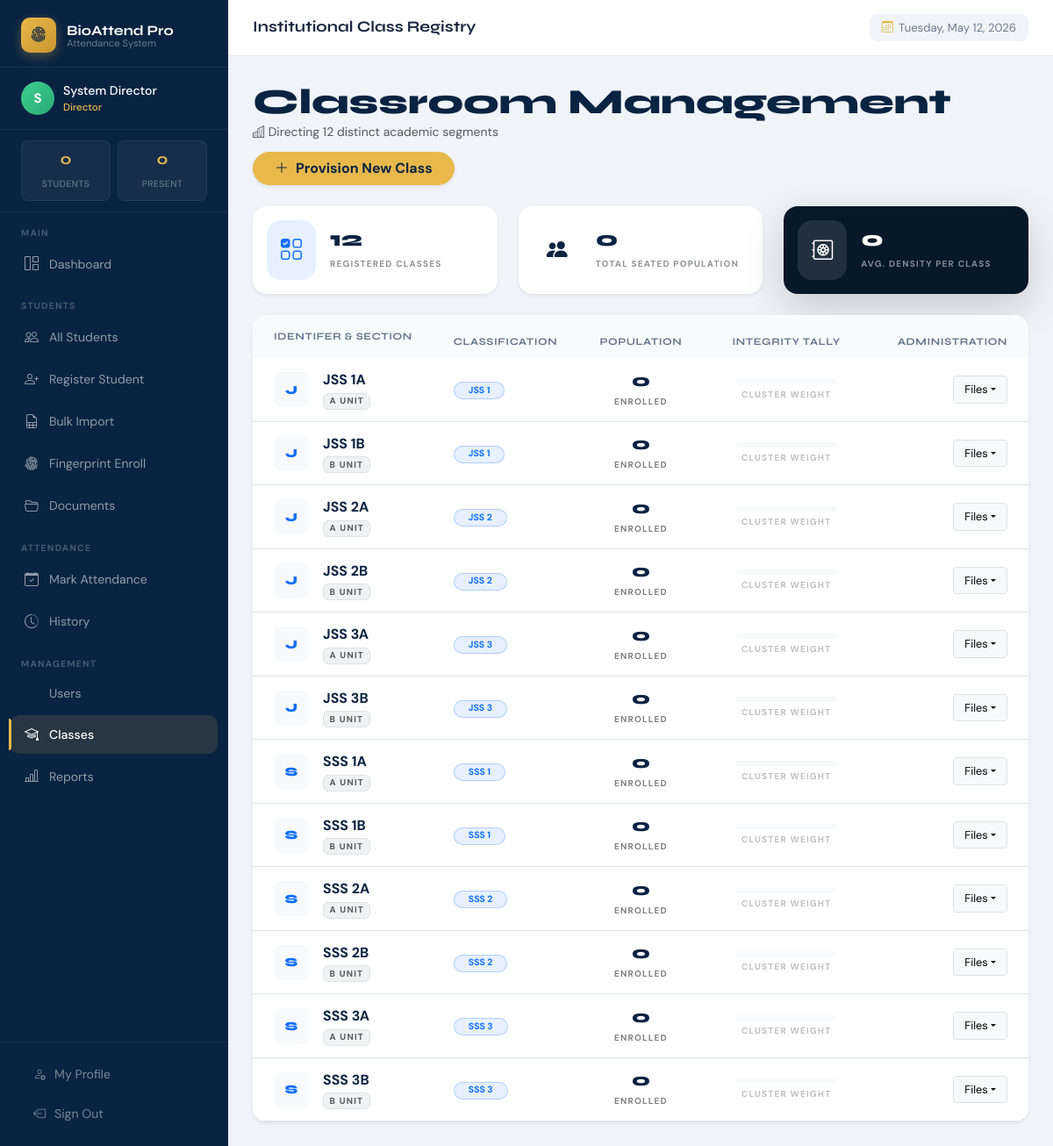
Page /classes.php (signed in) on the committed database.
### tables this page shows
CREATE TABLE classes (
    id INT AUTO_INCREMENT PRIMARY KEY,
    class_name VARCHAR(50) NOT NULL,
    class_level VARCHAR(20) NOT NULL,
    section VARCHAR(10) DEFAULT NULL,
    created_at TIMESTAMP DEFAULT CURRENT_TIMESTAMP
);

### config.php (called while the page is built, shortened)
<?php
function hasRole(array $roles): bool {
    return isset($_SESSION['role']) && in_array($_SESSION['role'], $roles);
}
function currentUser(): array {
    return [
        'id'        => $_SESSION['user_id'] ?? null,
        'name'      => $_SESSION['user_name'] ?? '',
        'username'  => $_SESSION['username'] ?? '',
        'role'      => $_SESSION['role'] ?? '',
        'class_id'  => $_SESSION['class_id'] ?? null,
    ];
}
function roleLabel(string $role): string {
    return match($role) {
        'director'          => 'Director',
        'admission_officer' => 'Admission Officer',
        'class_master'      => 'Class Master',
        'admin_officer'     => 'Admin Officer',
        default             => ucfirst($role),
    };
}

### classes.php (the view, shortened to what this page needs)
<?php
require_once 'config.php';
$pageTitle = 'Institutional Class Registry';
$db = getDB();
$classes = $db->query("
    SELECT c.*,
    COUNT(s.id) as student_count
    FROM classes c
    LEFT JOIN students s ON s.class_id=c.id AND s.status='active'
    GROUP BY c.id
    ORDER BY c.class_level, c.class_name
")->fetchAll();
$totalClassPop = array_sum(array_column($classes, 'student_count'));
include 'layout_header.php';
?>
<div class="page-header d-flex flex-column flex-md-row justify-content-between align-items-md-center">
    <div>
        <h1 class="fw-black Syne text-navy mb-0">Classroom Management</h1>
        <p class="text-muted small mb-0"><i class="bi bi-buildings"></i> Directing <?= count($classes) ?> distinct academic segments</p>
    </div>
    <button class="btn btn-accent rounded-pill px-4 shadow-sm fw-bold mt-3 mt-md-0" data-bs-toggle="modal" data-bs-target="#classModal" onclick="openCreate()">
        <i class="bi bi-plus-lg me-2"></i>Provision New Class
    </button>
</div>
<div class="row g-4 mb-4">
    <div class="col-md-4">
        <div class="card border-0 shadow-sm rounded-4 p-3 bg-white">
            <div class="d-flex align-items-center gap-3">
                <div class="bg-primary bg-opacity-10 text-primary p-3 rounded-4"><i class="bi bi-ui-checks-grid fs-4"></i></div>
                <div><h4 class="mb-0 fw-black text-navy Syne"><?= count($classes) ?></h4><span class="fs-tiny opacity-50 fw-bold">REGISTERED CLASSES</span></div>
            </div>
        </div>
    </div>
    <div class="col-md-4">
        <div class="card border-0 shadow-sm rounded-4 p-3 bg-white">
            <div class="d-flex align-items-center gap-3">
                <div class="bg-accent bg-opacity-10 text-navy p-3 rounded-4"><i class="bi bi-people-fill fs-4"></i></div>
                <div><h4 class="mb-0 fw-black text-navy Syne"><?= number_format($totalClassPop) ?></h4><span class="fs-tiny opacity-50 fw-bold">TOTAL SEATED POPULATION</span></div>
            </div>
        </div>
    </div>
    <div class="col-md-4">
        <div class="card border-0 shadow-sm rounded-4 p-3 bg-navy text-white shadow-lg">
            <div class="d-flex align-items-center gap-3">
                <div class="bg-white bg-opacity-10 text-accent p-3 rounded-4"><i class="bi bi-safe2 fs-4"></i></div>
                <div><h4 class="mb-0 fw-black text-white Syne"><?= count($classes) > 0 ? round($totalClassPop/count($classes), 1) : 0 ?></h4><span class="fs-tiny text-white opacity-50 fw-bold">AVG. DENSITY PER CLASS</span></div>
            </div>
        </div>
    </div>
</div>
<div class="card border-0 shadow-sm rounded-4 overflow-hidden">
    <div class="table-responsive">
        <table class="table align-middle data-table mb-0" style="font-size:14px">
            <thead class="bg-light">
                <tr class="text-uppercase" style="font-size:11px; letter-spacing:0.1em;">
                    <th class="ps-4 py-3">Identifer & Section</th>
                    <th>Classification</th>
                    <th class="text-center">Population</th>
                    <th class="text-center">Integrity Tally</th>
                    <th class="pe-4 text-end">Administration</th>
                </tr>
            </thead>
            <tbody>
                <?php foreach ($classes as $c): ?>
                <tr>
                    <td class="ps-4">
                        <div class="d-flex align-items-center gap-3">
                            <div class="bg-light rounded-3 fw-black Syne text-primary d-flex align-items-center justify-content-center" style="width:40px; height:40px;">
                                <?= substr($c['class_name'], 0, 1) ?>
                            </div>
                            <div>
                                <div class="fw-bold text-navy fs-6"><?= htmlspecialchars($c['class_name']) ?></div>
                                <span class="badge bg-secondary bg-opacity-10 text-muted border fs-tiny"><?= htmlspecialchars($c['section'] ?: 'No Sec.') ?> Unit</span>
                            </div>
                        </div>
                    </td>
                    <td>
                        <span class="badge bg-primary bg-opacity-10 text-primary rounded-pill px-3 border border-primary border-opacity-25 fw-bold"><?= htmlspecialchars($c['class_level']) ?></span>
                    </td>
                    <td class="text-center">
                        <div class="fw-black Syne h5 mb-0 text-navy"><?= $c['student_count'] ?></div>
                        <small class="fs-tiny opacity-50 fw-bold">ENROLLED</small>
                    </td>
                    <td class="text-center" style="min-width: 150px;">
                        <div class="d-flex flex-column align-items-center px-4">
                             <div class="progress w-100 rounded-pill bg-light" style="height:6px">
                             </div>
                             <small class="fs-tiny opacity-25 mt-1 fw-bold">CLUSTER WEIGHT</small>
                        </div>
                    </td>
                    <td class="pe-4 text-end">
                        <div class="dropdown">
                            <button class="btn btn-sm btn-light border dropdown-toggle" data-bs-toggle="dropdown">Files</button>
                        </div>
                    </td>
                </tr>
                <?php endforeach; ?>
            </tbody>
        </table>
    </div>
</div>
<?php
include 'layout_footer.php';
?>

### layout_header.php (shortened to what this page needs)
<?php
$currentUser = currentUser();
$db = getDB();
$todayCount = $db->query("SELECT COUNT(*) FROM attendance WHERE attendance_date = CURDATE() AND status='present'")->fetchColumn();
$totalStudents = $db->query("SELECT COUNT(*) FROM students WHERE status='active'")->fetchColumn();
?>
<!DOCTYPE html>
<html lang="en">
<head>
<link href="https://cdnjs.cloudflare.com/ajax/libs/bootstrap/5.3.2/css/bootstrap.min.css" rel="stylesheet">
<link href="https://cdnjs.cloudflare.com/ajax/libs/bootstrap-icons/1.11.3/font/bootstrap-icons.min.css" rel="stylesheet">
<link href="https://cdn.datatables.net/1.13.7/css/dataTables.bootstrap5.min.css" rel="stylesheet">
<link href="https://cdnjs.cloudflare.com/ajax/libs/toastr.js/latest/toastr.min.css" rel="stylesheet">
</head>
<body>
<nav class="sidebar" id="sidebar">
    <a class="sidebar-logo" href="dashboard.php">
        <div class="sidebar-logo-icon"><i class="bi bi-fingerprint"></i></div>
        <div class="sidebar-logo-text">
            <div class="name"><?= APP_NAME ?></div>
            <div class="sub">Attendance System</div>
        </div>
    </a>
    <div class="sidebar-user">
        <div class="user-avatar"><?= strtoupper(substr($currentUser['name'], 0, 1)) ?></div>
        <div class="user-info">
            <div class="uname"><?= htmlspecialchars($currentUser['name']) ?></div>
            <div class="urole"><?= roleLabel($currentUser['role']) ?></div>
        </div>
    </div>
    <div class="sidebar-stats">
        <div class="stat-pill">
            <span class="num"><?= number_format($totalStudents) ?></span>
            <span class="lbl">Students</span>
        </div>
        <div class="stat-pill">
            <span class="num"><?= number_format($todayCount) ?></span>
            <span class="lbl">Present</span>
        </div>
    </div>
    <div class="nav-section">Main</div>
    <div class="nav-item">
        <a href="dashboard.php" class="nav-link <?= (basename($_SERVER['PHP_SELF'])=='dashboard.php'?'active':'') ?>">
            <i class="bi bi-grid-1x2"></i> Dashboard
        </a>
    </div>
    <?php if (hasRole(['director','admission_officer'])): ?>
    <div class="nav-section">Students</div>
    <div class="nav-item">
        <a href="students.php" class="nav-link <?= (basename($_SERVER['PHP_SELF'])=='students.php'?'active':'') ?>">
            <i class="bi bi-people"></i> All Students
        </a>
    </div>
    <div class="nav-item">
        <a href="students.php?action=register" class="nav-link <?= (isset($_GET['action'])&&$_GET['action']=='register'&&basename($_SERVER['PHP_SELF'])=='students.php'?'active':'') ?>">
            <i class="bi bi-person-plus"></i> Register Student
        </a>
    </div>
    <div class="nav-item">
        <a href="bulk_import.php" class="nav-link <?= (basename($_SERVER['PHP_SELF'])=='bulk_import.php'?'active':'') ?>">
            <i class="bi bi-file-earmark-spreadsheet"></i> Bulk Import
        </a>
    </div>
    <div class="nav-item">
        <a href="fingerprint.php" class="nav-link <?= (basename($_SERVER['PHP_SELF'])=='fingerprint.php'?'active':'') ?>">
            <i class="bi bi-fingerprint"></i> Fingerprint Enroll
        </a>
    </div>
    <div class="nav-item">
        <a href="documents.php" class="nav-link <?= (basename($_SERVER['PHP_SELF'])=='documents.php'?'active':'') ?>">
            <i class="bi bi-folder2-open"></i> Documents
        </a>
    </div>
    <?php endif; ?>
    <div class="nav-section">Attendance</div>
    <div class="nav-item">
        <a href="attendance.php" class="nav-link <?= (basename($_SERVER['PHP_SELF'])=='attendance.php'?'active':'') ?>">
            <i class="bi bi-calendar-check"></i> Mark Attendance
        </a>
    </div>
    <div class="nav-item">
        <a href="attendance.php?view=history" class="nav-link <?= (isset($_GET['view'])&&$_GET['view']=='history'?'active':'') ?>">
            <i class="bi bi-clock-history"></i> History
        </a>
    </div>
    <?php if (hasRole(['director'])): ?>
    <div class="nav-section">Management</div>
    <div class="nav-item">
        <a href="users.php" class="nav-link <?= (basename($_SERVER['PHP_SELF'])=='users.php'?'active':'') ?>">
            <i class="bi bi-shield-person"></i> Users
        </a>
    </div>
    <div class="nav-item">
        <a href="classes.php" class="nav-link <?= (basename($_SERVER['PHP_SELF'])=='classes.php'?'active':'') ?>">
            <i class="bi bi-mortarboard"></i> Classes
        </a>
    </div>
    <div class="nav-item">
        <a href="reports.php" class="nav-link <?= (basename($_SERVER['PHP_SELF'])=='reports.php'?'active':'') ?>">
            <i class="bi bi-bar-chart-line"></i> Reports
        </a>
    </div>
    <?php endif; ?>
    <div class="sidebar-footer">
        <a href="profile.php" class="logout-btn" style="color:rgba(255,255,255,0.45);margin-bottom:4px;">
            <i class="bi bi-person-gear"></i> My Profile
        </a>
        <a href="logout.php" class="logout-btn"><i class="bi bi-box-arrow-left"></i> Sign Out</a>
    </div>
</nav>
<div class="main-wrap">
    <div class="topbar">
        <div class="topbar-title">
            <?= $pageTitle ?? APP_NAME ?>
        </div>
        <div class="topbar-date">
            <i class="bi bi-calendar3"></i>
            <?= date('l, F j, Y') ?>
        </div>
    </div>
    <div class="main-content">

### layout_footer.php (shortened to what this page needs)
    </div>
</div>
</body>
</html>

### classes.php (style rules this page uses)
.bg-navy { background-color: #071829 !important; }
.text-navy { color: #0a2342 !important; }
.Syne { font-family: 'Syne', sans-serif !important; }
.fw-black { font-weight: 900 !important; }
.fs-tiny { font-size: 10px !important; text-transform: uppercase; letter-spacing: 0.12em; }
.data-table thead th { border-bottom: none !important; font-family: 'Syne'; background-color: #f8fbfd; color: #64748b; }

### rows in the picture
classes: class_name "J", class_name "JSS 1A", section "A", class_level "JSS 1", student_count "0"
classes: class_name "J", class_name "JSS 1B", section "B", class_level "JSS 1", student_count "0"
classes: class_name "J", class_name "JSS 2A", section "A", class_level "JSS 2", student_count "0"
classes: class_name "J", class_name "JSS 2B", section "B", class_level "JSS 2", student_count "0"
classes: class_name "J", class_name "JSS 3A", section "A", class_level "JSS 3", student_count "0"
classes: class_name "J", class_name "JSS 3B", section "B", class_level "JSS 3", student_count "0"
classes: class_name "S", class_name "SSS 1A", section "A", class_level "SSS 1", student_count "0"
classes: class_name "S", class_name "SSS 1B", section "B", class_level "SSS 1", student_count "0"
classes: class_name "S", class_name "SSS 2A", section "A", class_level "SSS 2", student_count "0"
classes: class_name "S", class_name "SSS 2B", section "B", class_level "SSS 2", student_count "0"
classes: class_name "S", class_name "SSS 3A", section "A", class_level "SSS 3", student_count "0"
classes: class_name "S", class_name "SSS 3B", section "B", class_level "SSS 3", student_count "0"

### other values in the picture
APP_NAME "BioAttend Pro"
substr($currentUser['name'], 0, 1) "S"
$currentUser['name'] "System Director"
roleLabel($currentUser['role']) "Director"
$totalStudents "0"
$todayCount "0"
$pageTitle "Institutional Class Registry"
count($classes) "12"
$totalClassPop "0"
$totalClassPop/count($classes) "0"
